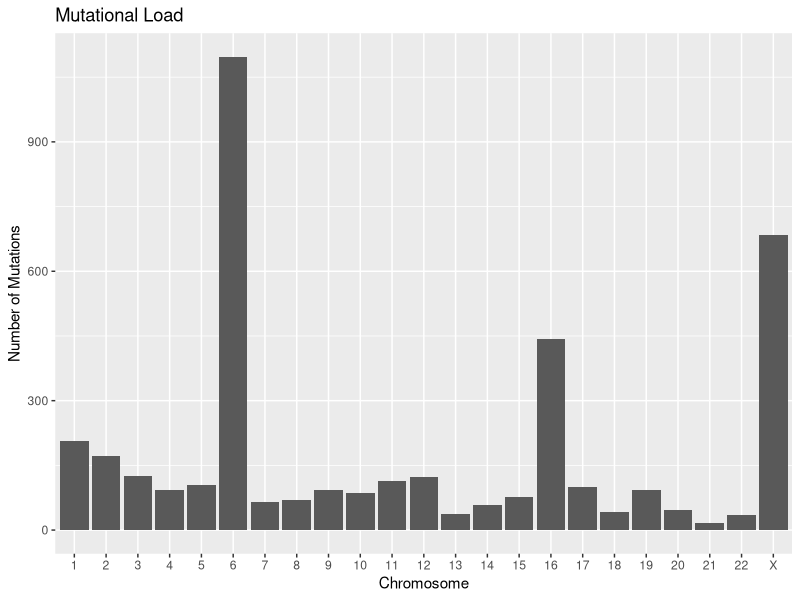
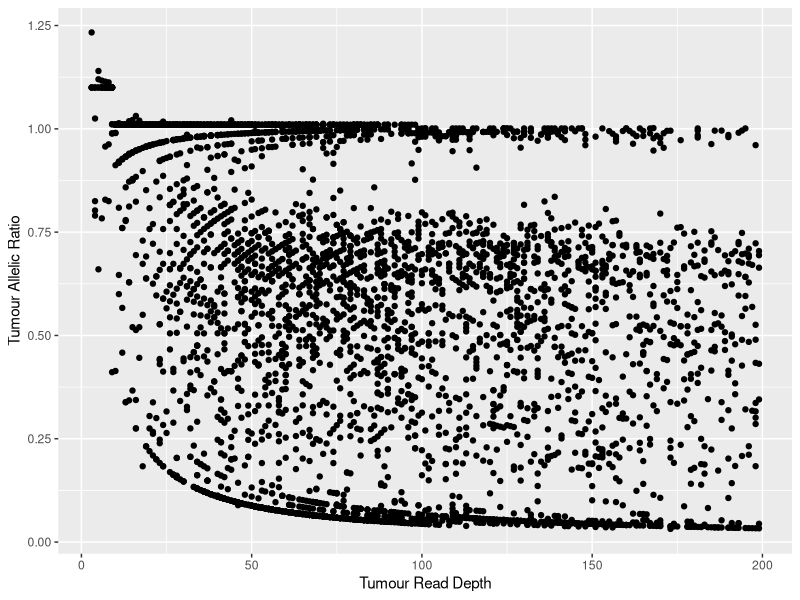
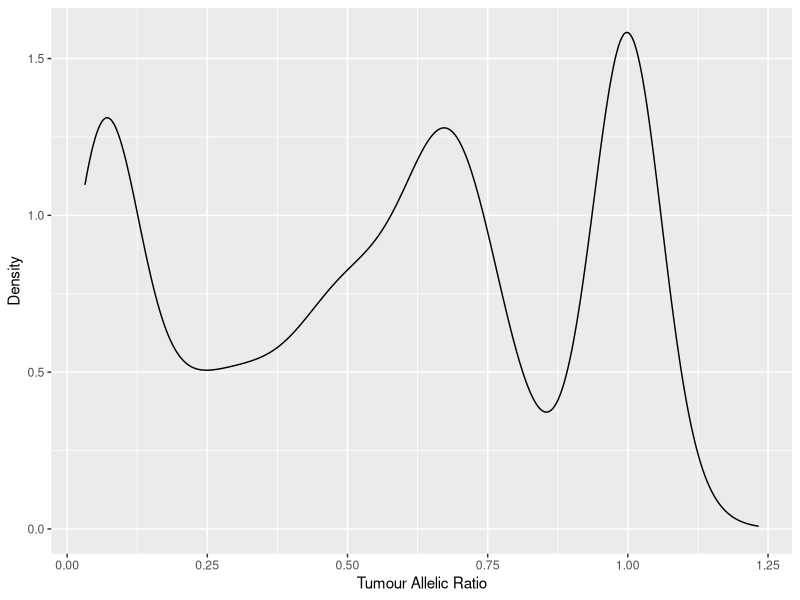
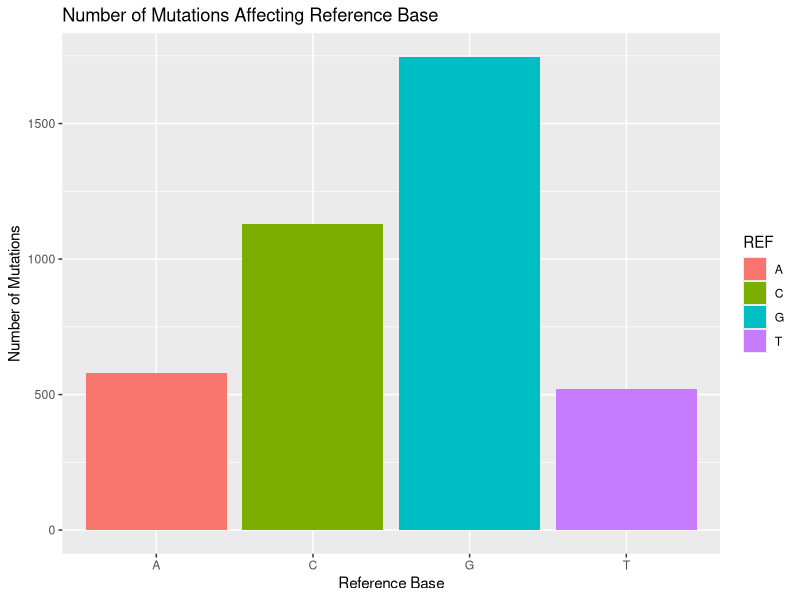
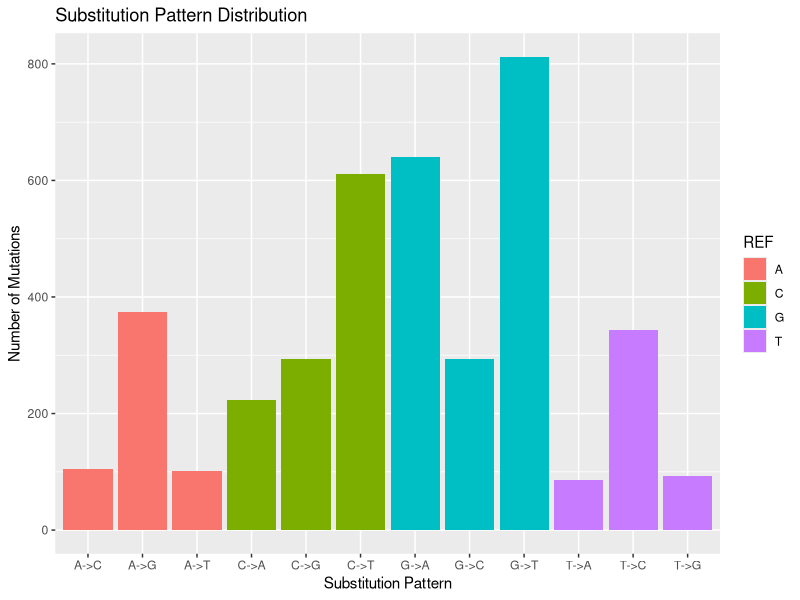
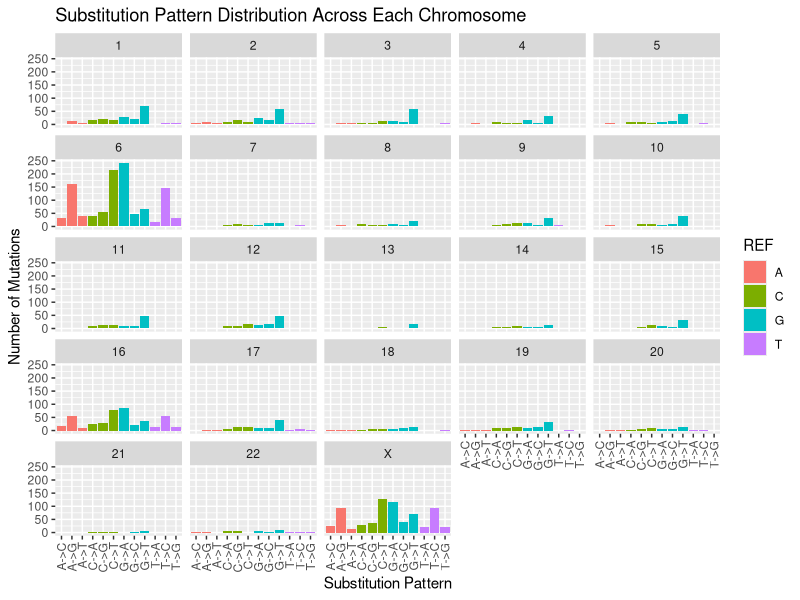
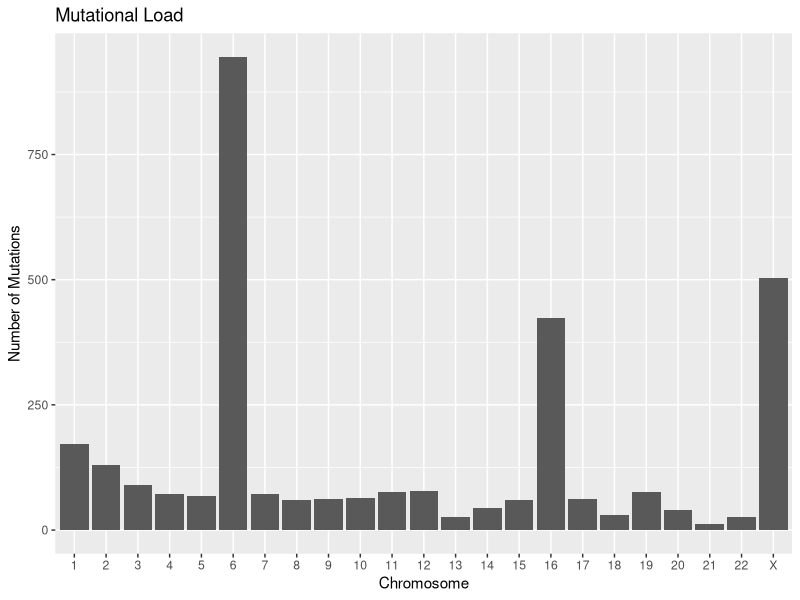
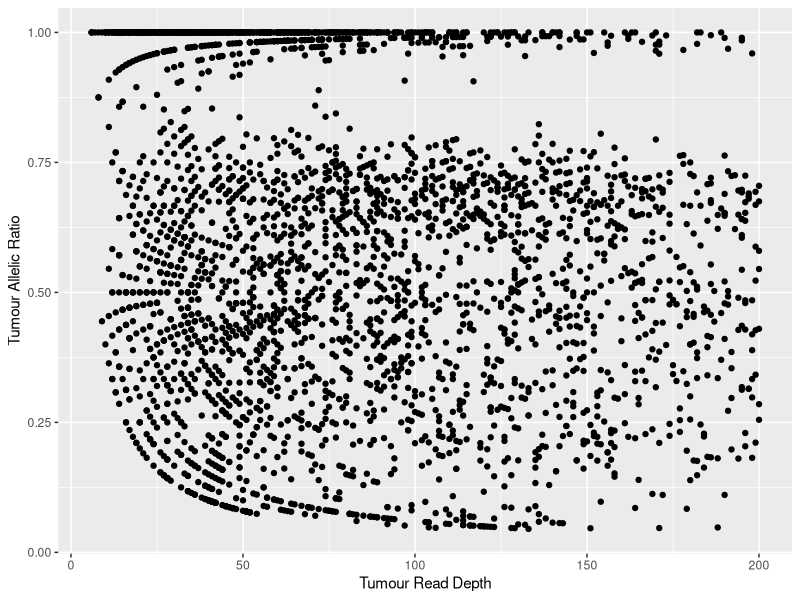

Source code (R) for these figures, in order:
## ---- chunk 1
library("data.table")
library("ggplot2")
library("plyr")
library("dplyr")
library("stringr")
## ---- chunk 2
strelkaDt <- fread("HCC1395.strelka.full.txt", header = T)

# rename columns so easier to reference later on
setnames(strelkaDt, "#CHROM", "CHROM")
setnames(strelkaDt, colnames(strelkaDt), gsub("GEN\\[0\\]", "normal", colnames(strelkaDt)))
setnames(strelkaDt, colnames(strelkaDt), gsub("GEN\\[1\\]", "tumour", colnames(strelkaDt)))

# convert CHROM variable in an ordered factor
strelkaDt <- strelkaDt[, CHROM := factor(CHROM, levels = c(1:22, "X"))]

# Converting QSS scores to probability
strelkaDt <- strelkaDt[, QSS_prob := round(1-10^(-QSS_NT/10), 3)]

# Generating allelic ratios 
# Strelka returns the number of reads in tier1 and tier2 for each base
# We need to parse this information to retrieve the tumour read depth for the 
# most probable variant allele at this position
tumour.AU.tier1 <- str_split(strelkaDt[, tumour.AU], ",") %>%
  lapply("[[", 1) %>%
  unlist %>%
  as.numeric

tumour.CU.tier1 <- str_split(strelkaDt[, tumour.CU], ",") %>%
  lapply("[[", 1) %>%
  unlist %>%
  as.numeric

tumour.GU.tier1 <- str_split(strelkaDt[, tumour.GU], ",") %>%
  lapply("[[", 1) %>%
  unlist %>%
  as.numeric

tumour.TU.tier1 <- str_split(strelkaDt[, tumour.TU], ",") %>%
  lapply("[[", 1) %>%
  unlist %>%
  as.numeric

strelkaDt <- strelkaDt[, tumour.AU := tumour.AU.tier1]
strelkaDt <- strelkaDt[, tumour.CU := tumour.CU.tier1]
strelkaDt <- strelkaDt[, tumour.GU := tumour.GU.tier1]
strelkaDt <- strelkaDt[, tumour.TU := tumour.TU.tier1]
strelkaDt <- strelkaDt[ALT == "A", tumour.AR := tumour.AU / tumour.DP]
strelkaDt <- strelkaDt[ALT == "C", tumour.AR := tumour.CU / tumour.DP]
strelkaDt <- strelkaDt[ALT == "G", tumour.AR := tumour.GU / tumour.DP]
strelkaDt <- strelkaDt[ALT == "T", tumour.AR := tumour.TU / tumour.DP]

# apply the following filters:
# 1) only consider autosome chromosomes
# 2) remove outlier high-coverage positions
# 3) multiple variant allele positions are ignored for simplicity
strelkaDt.filtered <- strelkaDt %>%
  filter(CHROM %in% c(1:22, "X")) %>%
  filter(tumour.DP < 200) %>%
  filter(ALT %in% c("A", "C", "T", "G")) 
## ---- chunk 3
strelkaDt.filtered %>%
  ggplot(aes(x = CHROM)) +
  geom_bar() +
  xlab("Chromosome") + 
  ylab("Number of Mutations") +
  ggtitle("Mutational Load")
## ---- chunk 4
strelkaDt.filtered %>%
  ggplot(aes(x = tumour.DP, y = tumour.AR)) +
  geom_point() +
  xlab("Tumour Read Depth") +
  ylab("Tumour Allelic Ratio")

strelkaDt.filtered %>%
  ggplot(aes(x = tumour.AR)) +
  geom_density() +
  xlab("Tumour Allelic Ratio") +
  ylab("Density")
## ---- chunk 5
strelkaDt.filtered %>%
  ggplot(aes(x = REF, fill = REF)) +
  geom_bar() + 
  xlab("Reference Base") + 
  ylab("Number of Mutations") +
  ggtitle("Number of Mutations Affecting Reference Base")
## ---- chunk 6
strelkaDt.filtered %>%
  mutate(subPattern = str_c(REF, "->", ALT)) %>%
  ggplot(aes(x = subPattern, fill = REF)) +
  geom_bar() + 
  xlab("Substitution Pattern") + 
  ylab("Number of Mutations") +
  ggtitle("Substitution Pattern Distribution")
## ---- chunk 7
strelkaDt.filtered %>%
  mutate(subPattern = str_c(REF, "->", ALT)) %>%
  ggplot(aes(x = subPattern, fill = REF)) +
  geom_bar() + 
  facet_wrap(~ CHROM) +
  theme( axis.text.x = element_text(angle = 90, hjust = 1, vjust = 0.5)) +
  xlab("Substitution Pattern") + 
  ylab("Number of Mutations") +
  ggtitle("Substitution Pattern Distribution Across Each Chromosome")
## ---- chunk 8
museqDt <- fread("HCC1395.museq.full.txt", header = TRUE)
setnames(museqDt, "#CHROM", "CHROM")
museqDt <- museqDt[, CHROM := factor(CHROM, levels = c(1:22, "X"))]
museqDt <- museqDt %>%
  mutate(TA.AR = TA / (TR + TA),
         T.DP = TR + TA )

museqDt.filtered <- museqDt %>%
  filter(CHROM %in% c(1:22, "X")) %>%
  filter(T.DP <= 200) %>%
  filter(ALT %in% c("A", "C", "T", "G")) 
## ---- chunk 9
museqDt.filtered %>%
  ggplot(aes(x = CHROM)) +
  geom_bar() +
  xlab("Chromosome") + 
  ylab("Number of Mutations") +
  ggtitle("Mutational Load")
## ---- chunk 10
museqDt.filtered %>%
  ggplot(aes(x = T.DP, y = TA.AR)) +
  geom_point() +
  xlab("Tumour Read Depth") +
  ylab("Tumour Allelic Ratio")

museqDt.filtered %>%
  ggplot(aes(x = TA.AR)) +
  geom_density() +
  xlab("Tumour Allelic Ratio") +
  ylab("Density")
## ---- chunk 11
museqDt.filtered %>%
  ggplot(aes(x = REF, fill = REF)) +
  geom_bar() + 
  xlab("Reference Base") + 
  ylab("Number of Mutations") +
  ggtitle("Number of Mutations Affecting Reference Base")
## ---- chunk 12
museqDt.filtered %>%
  mutate(subPattern = str_c(REF, "->", ALT)) %>%
  ggplot(aes(x = subPattern, fill = REF)) +
  geom_bar() + 
  xlab("Substitution Pattern") + 
  ylab("Number of Mutations") +
  ggtitle("Substitution Pattern Distribution")
## ---- chunk 13
museqDt.filtered %>%
  mutate(subPattern = str_c(REF, "->", ALT)) %>%
  ggplot(aes(x = subPattern, fill = REF)) +
  geom_bar() + 
  facet_wrap(~ CHROM) +
  theme( axis.text.x = element_text(angle = 90, hjust = 1, vjust = 0.5)) +
  xlab("Substitution Pattern") + 
  ylab("Number of Mutations") +
  ggtitle("Substitution Pattern Distribution Across Each Chromosome")
## ---- chunk 14
TC.levels <- museqDt.filtered %>%
  arrange(REF, ALT, TC) %>% 
  select(TC) %>%
  distinct %>%
  .$TC

museqDt.filtered %>%
  ggplot(aes(x = factor(TC, levels = TC.levels), fill = REF)) +
  geom_bar() +
  theme( axis.text.x = element_text(angle = 90, hjust = 1, vjust = 0.5)) +
  xlab("Trinucleotide Context") +
  ylab("Number of Mutations")
## ---- chunk 15
sessionInfo()
